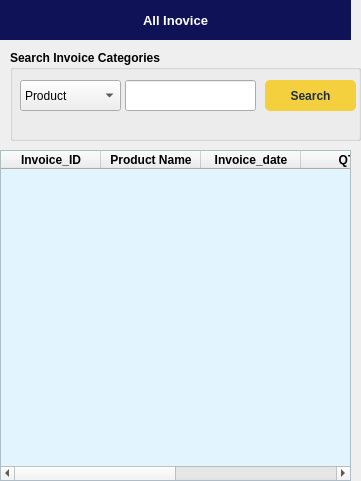
          <widget class="QFrame" name="frame_3">
           <property name="geometry">
            <rect>
             <x>10</x>
             <y>0</y>
             <width>361</width>
             <height>481</height>
            </rect>
           </property>
           <property name="styleSheet">
            <string notr="true">QFrame#frame_3{
border:1px solid rgb(213, 216, 220);
}</string>
           </property>
           <property name="frameShape">
            <enum>QFrame::Shape::NoFrame</enum>
           </property>
           <widget class="QLabel" name="label_33">
            <property name="geometry">
             <rect>
              <x>0</x>
              <y>0</y>
              <width>351</width>
              <height>40</height>
             </rect>
            </property>
            <property name="font">
             <font>
              <pointsize>10</pointsize>
              <bold>true</bold>
             </font>
            </property>
            <property name="styleSheet">
             <string notr="true">background-color: rgb(15, 18, 86);
color: rgb(255, 255, 255);</string>
            </property>
            <property name="text">
             <string>All Inovice</string>
            </property>
            <property name="alignment">
             <set>Qt::AlignmentFlag::AlignCenter</set>
            </property>
           </widget>
           <widget class="QGroupBox" name="groupBox_4">
            <property name="geometry">
             <rect>
              <x>10</x>
              <y>50</y>
              <width>351</width>
              <height>91</height>
             </rect>
            </property>
            <property name="font">
             <font>
              <bold>true</bold>
             </font>
            </property>
            <property name="title">
             <string>Search Invoice Categories</string>
            </property>
            <widget class="QLineEdit" name="Sales_Search_Product_Input">
             <property name="geometry">
              <rect>
               <x>115</x>
               <y>30</y>
               <width>131</width>
               <height>31</height>
              </rect>
             </property>
            </widget>
            <widget class="QComboBox" name="comboBox">
             <property name="geometry">
              <rect>
               <x>10</x>
               <y>30</y>
               <width>101</width>
               <height>31</height>
              </rect>
             </property>
             <item>
              <property name="text">
               <string>Product</string>
              </property>
             </item>
             <item>
              <property name="text">
               <string>Invoice</string>
              </property>
             </item>
             <item>
              <property name="text">
               <string>Invoice_Date</string>
              </property>
             </item>
             <item>
              <property name="text">
               <string>Price</string>
              </property>
             </item>
             <item>
              <property name="text">
               <string>Status</string>
              </property>
             </item>
            </widget>
            <widget class="QPushButton" name="search_Invoice_btn">
             <property name="geometry">
              <rect>
               <x>255</x>
               <y>30</y>
               <width>91</width>
               <height>31</height>
              </rect>
             </property>
             <property name="font">
              <font>
               <bold>true</bold>
              </font>
             </property>
             <property name="cursor">
              <cursorShape>PointingHandCursor</cursorShape>
             </property>
             <property name="styleSheet">
              <string notr="true">QPushButton{
  background-color: rgb(244, 208, 63);
  color: rgb(33, 47, 61);
  border-radius: 5px;
}
QPushButton::pressed{
	padding-left:2px;
	padding-top: 3px;
	background-color: rgb(248, 196, 113);
}</string>
             </property>
             <property name="text">
              <string>Search</string>
             </property>
             <property name="icon">
              <iconset>
               <normaloff>:/Background/search.png</normaloff>:/Background/search.png</iconset>
             </property>
            </widget>
           </widget>
           <widget class="QTableWidget" name="Sales_Product_tableWidget">
            <property name="geometry">
             <rect>
              <x>0</x>
              <y>150</y>
              <width>351</width>
              <height>331</height>
             </rect>
            </property>
            <property name="styleSheet">
             <string notr="true">QTableWidget#Sales_Product_tableWidget{
background-color: rgb(226, 245, 255);
}</string>
            </property>
            <property name="rowCount">
             <number>0</number>
            </property>
            <column>
             <property name="text">
              <string>Invoice_ID</string>
             </property>
             <property name="font">
              <font>
               <bold>true</bold>
              </font>
             </property>
            </column>
            <column>
             <property name="text">
              <string>Product Name</string>
             </property>
             <property name="font">
              <font>
               <bold>true</bold>
              </font>
             </property>
            </column>
            <column>
             <property name="text">
              <string>Invoice_date</string>
             </property>
             <property name="font">
              <font>
               <bold>true</bold>
              </font>
             </property>
            </column>
            <column>
             <property name="text">
              <string>QTY</string>
             </property>
             <property name="font">
              <font>
               <bold>true</bold>
              </font>
             </property>
            </column>
            <column>
             <property name="text">
              <string>Price</string>
             </property>
             <property name="font">
              <font>
               <bold>true</bold>
              </font>
             </property>
            </column>
            <column>
             <property name="text">
              <string>Status</string>
             </property>
             <property name="font">
              <font>
               <bold>true</bold>
              </font>
             </property>
            </column>
           </widget>
          </widget>
